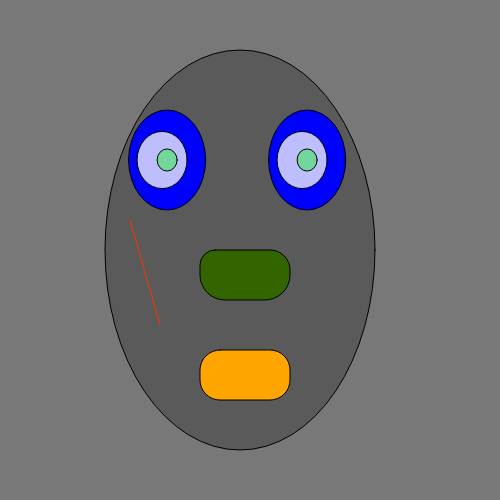
Frame 1 (no input)
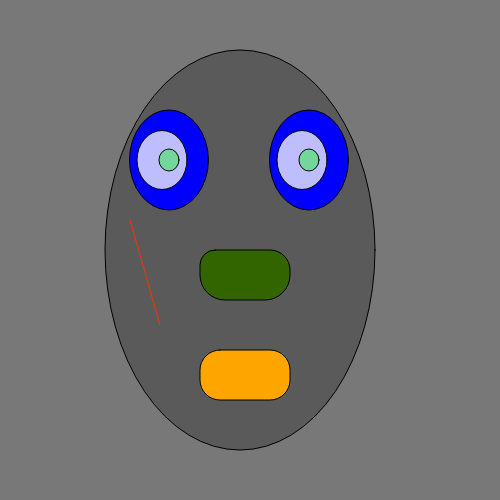
Frame 60 (no input)
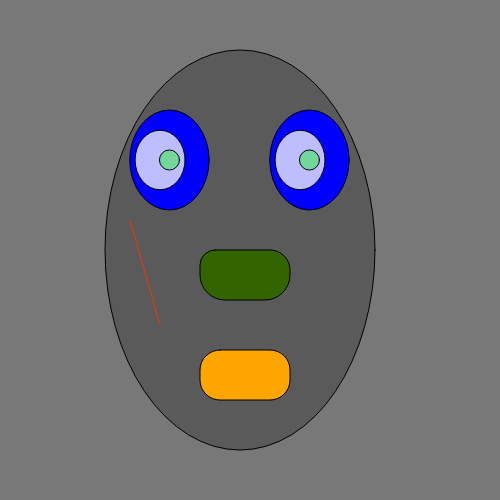
Frame 120 (the mouse pressed at the canvas centre since frame 60)

The p5.js sketch that drew these frames (run headless with seeded random() and noise() and a simulated clock; from frame 60 on, the mouse is pressed at the canvas centre):

// p5.js sketch
// ── sketch.js
// setup runs ( almost) first, runs once
function setup() {
// this define canvas size, (width,height)
createCanvas(500,500);
// color of background (greyscale)  0-255 
// where 0 is black and 255 is wh
background(120);
// can you tell when its saved?
// put setup code here
}

// runs second and runs over ... and over... and over......
function draw() {
  background(120);
  stroke(0);

  let ran = random(10); // 0-100
  //let ran = mouseX; // 0-100
  let ran2 = random(10); // 0-500
  let leftix = 60;
  let leftiy = 60;
  let rightix = 200;
  let rightiy = 60;
// let ran = 50; // 0-100
// let ran2 = 50; // 0-500
// (greyscale)  = black
fill(90);
// lox, loy, width, height   [ parameters or arguments]
// default drawing is center out.
//head
ellipse(240,250,270,400);
// overloading is all about different parameters
//  to create different behavior
 // r,g,b
 // left
 //left outer eye
fill(0,0,255);
ellipse(leftix + ran +100,leftiy+ 100,ran +70,100);
// grey, a
//left sclera
fill(255,190);
ellipse(leftix +ran2 +100,leftiy + 100,50,ran +50);
 // r,g,b,a
 //left eyeball
fill(0,255,0,100);
ellipse(leftix +ran +100,leftiy + 100,20,ran2 +20);
// right
//right outer eye 
fill(0,0,255);
 ellipse(rightix+ ran +100,rightiy + 100,ran +70,100);
// grey, a
//right sclera
fill(255,190);
ellipse(rightix + ran2 +100,rightiy +100,50,ran +50);
 // r,g,b,a
 //right eyeball
fill(0,255,0,100);
ellipse(rightix + ran +100,rightiy + 100,20,ran2 +20);
  // r,g,b,a
  fill("orange");
  // x, y, w, h, c
  // draws by default from the top-left
//mouth
rect(200,350,90,50,20);
fill(50,100,0);
// x, y, w, h, c1,c2,c3,c4
//nose
rect(200,250,90,50,15,20,40,50);

//scar
stroke(255,50,0);
 //x1,y1,x2,y2
 line(130, 220, 160, 325);
   /*
 */
}
